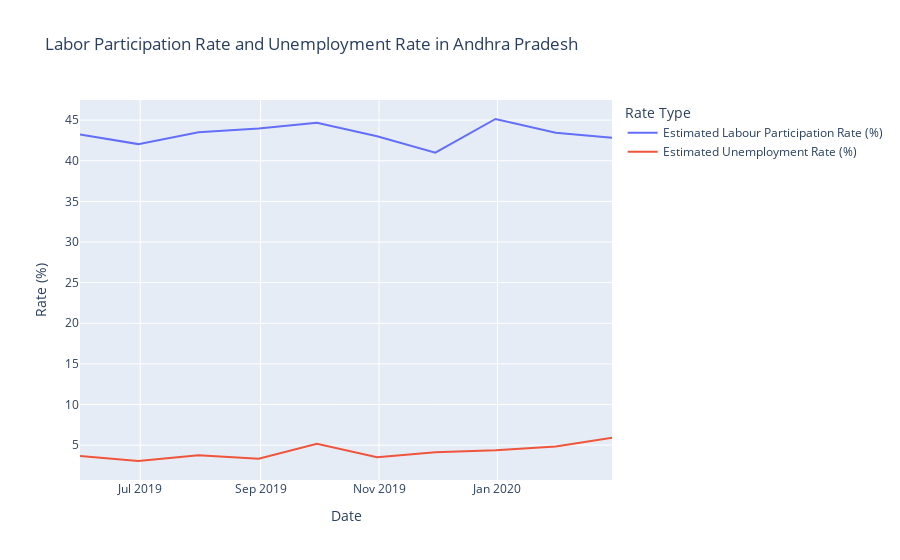

The notebook cell this image was saved under:
### Code cell
import plotly.express as px

# Filter the data for a specific state (e.g., Andhra Pradesh)
state_data = df[df['States'] == 'Andhra Pradesh']

# Create an interactive line plot using Plotly
fig = px.line(state_data, x='Date', y=['Estimated Labour Participation Rate (%)', 'Estimated Unemployment Rate (%)'], 
              title='Labor Participation Rate and Unemployment Rate in Andhra Pradesh')

# Customize the plot layout
fig.update_layout(
    xaxis_title='Date',
    yaxis_title='Rate (%)',
    legend_title='Rate Type',
    hovermode='x'
)

# Show the interactive plot
fig.show()

### Figure 1 — Plotly figure (JSON) as saved in the notebook; plotly's stock layout.template omitted (floating-point values rounded to 4 significant figures)
{"data": [{"hovertemplate": "variable=Estimated Labour Participation Rate (%)<br>Date=%{x}<br>value=%{y}<extra></extra>", "legendgroup": "Estimated Labour Participation Rate (%)", "line": {"color": "#636efa", "dash": "solid"}, "marker": {"symbol": "circle"}, "mode": "lines", "name": "Estimated Labour Participation Rate (%)", "orientation": "v", "showlegend": true, "type": "scatter", "x": ["2019-05-31T00:00:00", "2019-06-30T00:00:00", "2019-07-31T00:00:00", "2019-08-31T00:00:00", "2019-09-30T00:00:00", "2019-10-31T00:00:00", "2019-11-30T00:00:00", "2019-12-31T00:00:00", "2020-01-31T00:00:00", "2020-02-29T00:00:00"], "xaxis": "x", "y": [43.24, 42.05, 43.5, 43.97, 44.68, 43.01, 41, 45.14, 43.46, 42.83], "yaxis": "y"}, {"hovertemplate": "variable=Estimated Unemployment Rate (%)<br>Date=%{x}<br>value=%{y}<extra></extra>", "legendgroup": "Estimated Unemployment Rate (%)", "line": {"color": "#EF553B", "dash": "solid"}, "marker": {"symbol": "circle"}, "mode": "lines", "name": "Estimated Unemployment Rate (%)", "orientation": "v", "showlegend": true, "type": "scatter", "x": ["2019-05-31T00:00:00", "2019-06-30T00:00:00", "2019-07-31T00:00:00", "2019-08-31T00:00:00", "2019-09-30T00:00:00", "2019-10-31T00:00:00", "2019-11-30T00:00:00", "2019-12-31T00:00:00", "2020-01-31T00:00:00", "2020-02-29T00:00:00"], "xaxis": "x", "y": [3.65, 3.05, 3.75, 3.32, 5.17, 3.52, 4.12, 4.38, 4.84, 5.91], "yaxis": "y"}], "layout": {"hovermode": "x", "legend": {"title": {"text": "Rate Type"}, "tracegroupgap": 0}, "title": {"text": "Labor Participation Rate and Unemployment Rate in Andhra Pradesh"}, "xaxis": {"anchor": "y", "domain": [0, 1], "title": {"text": "Date"}}, "yaxis": {"anchor": "x", "domain": [0, 1], "title": {"text": "Rate (%)"}}}}
